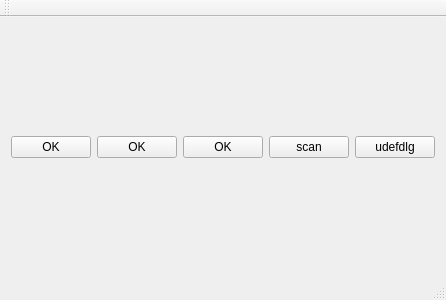
<?xml version="1.0" encoding="UTF-8"?>
<ui version="4.0">
 <class>MainWindow</class>
 <widget class="QMainWindow" name="MainWindow">
  <property name="geometry">
   <rect>
    <x>0</x>
    <y>0</y>
    <width>400</width>
    <height>300</height>
   </rect>
  </property>
  <property name="windowTitle">
   <string>MainWindow</string>
  </property>
  <widget class="QWidget" name="centralWidget">
   <layout class="QGridLayout" name="gridLayout">
    <item row="0" column="0">
     <layout class="QHBoxLayout" name="horizontalLayout">
      <item>
       <widget class="QPushButton" name="pushButton">
        <property name="text">
         <string>OK</string>
        </property>
       </widget>
      </item>
      <item>
       <widget class="QPushButton" name="pushButton_2">
        <property name="text">
         <string>OK</string>
        </property>
       </widget>
      </item>
      <item>
       <widget class="QPushButton" name="pushButton_3">
        <property name="text">
         <string>OK</string>
        </property>
       </widget>
      </item>
      <item>
       <widget class="QPushButton" name="pushButton_4">
        <property name="text">
         <string>scan</string>
        </property>
       </widget>
      </item>
      <item>
       <widget class="QPushButton" name="pushButton_5">
        <property name="text">
         <string>udefdlg</string>
        </property>
       </widget>
      </item>
     </layout>
    </item>
   </layout>
  </widget>
  <widget class="QMenuBar" name="menuBar">
   <property name="geometry">
    <rect>
     <x>0</x>
     <y>0</y>
     <width>400</width>
     <height>23</height>
    </rect>
   </property>
  </widget>
  <widget class="QToolBar" name="mainToolBar">
   <attribute name="toolBarArea">
    <enum>TopToolBarArea</enum>
   </attribute>
   <attribute name="toolBarBreak">
    <bool>false</bool>
   </attribute>
  </widget>
  <widget class="QStatusBar" name="statusBar"/>
 </widget>
 <layoutdefault spacing="6" margin="11"/>
 <resources/>
 <connections/>
</ui>
